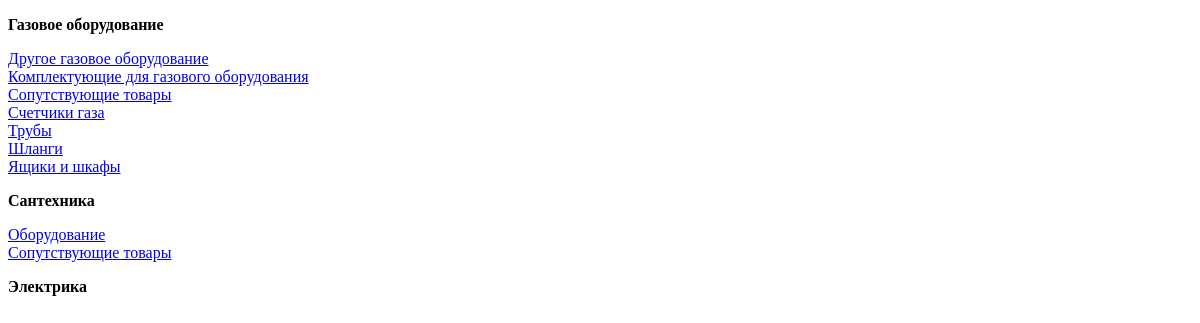
/esg.by/catalog/, run on an earlier commit of the app's database.
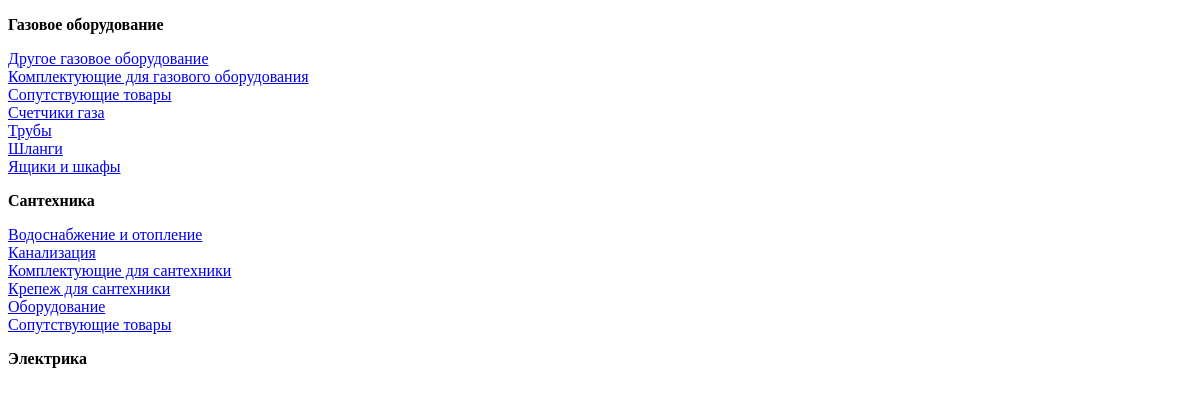
And on a later commit of the database.
### esg/models.py (models this page shows, shortened)
class Rubric(models.Model):
    rubric_name = models.CharField(max_length=50, verbose_name='Название раздела')
    class Meta:
        verbose_name_plural = 'Разделы'
        verbose_name = 'Раздел'
        ordering= ['rubric_name']

class Gas(models.Model):
    title = models.CharField(max_length=255, verbose_name='Подраздел газового оборудования')
    rubric = models.ForeignKey(Rubric, on_delete=models.CASCADE, verbose_name='Раздел')
    class Meta:
        verbose_name_plural = 'Раздел "Газовое оборудование"'
        verbose_name = 'Раздел "Газовое оборудование"'
        ordering= ['title']

class Santeh(models.Model):
    title = models.CharField(max_length=255, verbose_name='Подраздел сантехники')
    rubric = models.ForeignKey(Rubric, on_delete=models.CASCADE, verbose_name='Раздел')
    class Meta:
        verbose_name_plural = 'Раздел "Сантехника"'
        verbose_name = 'Раздел "Сантехника"'
        ordering= ['title']

### esg/views.py (the view)
# urls.py: path('catalog/', get_catalog, name='catalog'),
def get_catalog(request):
    rubrics = Rubric.objects.prefetch_related('electro_set', 'gas_set', 'santeh_set').all()
    context = {
        'rubrics': rubrics,
    }
    return render(request, 'catalog.html', context)

### esg/templates/catalog.html (shortened to what this page needs)
<!DOCTYPE html>
<html lang="en">
<head>
</head>
<body>
<div>
    {% for rubric in rubrics %}
        <p><b>{{ rubric.rubric_name }}</b></p>
        {% if rubric.rubric_name == "Газовое оборудование" %}
            {% for subrubric in rubric.gas_set.all %}
            <a href="{% url 'rubric_gas' subrubric.pk %}">{{ subrubric.title }}</a><br>
            {% endfor %}
        {% endif %}
        {% if rubric.rubric_name == "Сантехника" %}
             {% for subrubric in rubric.santeh_set.all %}
                 <a href="{% url 'rubric_santeh' subrubric.pk %}">{{ subrubric.title }}</a><br>
             {% endfor %}
        {% endif %}
    {% endfor %}
</div>
</body>
</html>

What changed in the data, as far as the page shows it:
added Santeh: title "Водоснабжение и отопление", shown under Rubric "Сантехника"
added Santeh: title "Канализация", shown under Rubric "Сантехника"
added Santeh: title "Комплектующие для сантехники", shown under Rubric "Сантехника"
added Santeh: title "Крепеж для сантехники", shown under Rubric "Сантехника"
